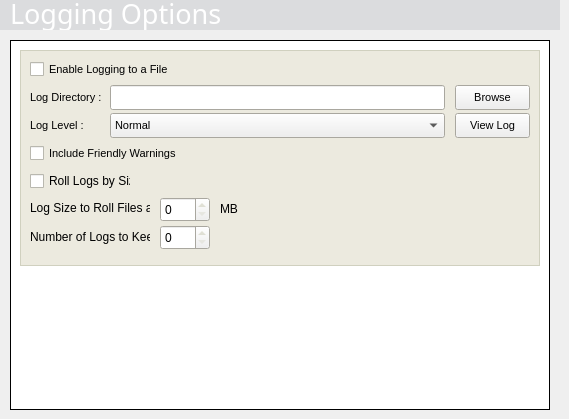
    <widget class="QWidget" name="widgetStackLoggingEditPage" >
     <widget class="QFrame" name="backgroundHeaderLoggingEdit" >
      <property name="geometry" >
       <rect>
        <x>0</x>
        <y>0</y>
        <width>560</width>
        <height>30</height>
       </rect>
      </property>
      <property name="minimumSize" >
       <size>
        <width>560</width>
        <height>30</height>
       </size>
      </property>
      <property name="maximumSize" >
       <size>
        <width>560</width>
        <height>30</height>
       </size>
      </property>
      <property name="palette" >
       <palette>
        <active>
         <colorrole role="Base" >
          <brush brushstyle="SolidPattern" >
           <color alpha="255" >
            <red>255</red>
            <green>255</green>
            <blue>255</blue>
           </color>
          </brush>
         </colorrole>
         <colorrole role="Window" >
          <brush brushstyle="SolidPattern" >
           <color alpha="255" >
            <red>219</red>
            <green>220</green>
            <blue>222</blue>
           </color>
          </brush>
         </colorrole>
        </active>
        <inactive>
         <colorrole role="Base" >
          <brush brushstyle="SolidPattern" >
           <color alpha="255" >
            <red>255</red>
            <green>255</green>
            <blue>255</blue>
           </color>
          </brush>
         </colorrole>
         <colorrole role="Window" >
          <brush brushstyle="SolidPattern" >
           <color alpha="255" >
            <red>219</red>
            <green>220</green>
            <blue>222</blue>
           </color>
          </brush>
         </colorrole>
        </inactive>
        <disabled>
         <colorrole role="Base" >
          <brush brushstyle="SolidPattern" >
           <color alpha="255" >
            <red>219</red>
            <green>220</green>
            <blue>222</blue>
           </color>
          </brush>
         </colorrole>
         <colorrole role="Window" >
          <brush brushstyle="SolidPattern" >
           <color alpha="255" >
            <red>219</red>
            <green>220</green>
            <blue>222</blue>
           </color>
          </brush>
         </colorrole>
        </disabled>
       </palette>
      </property>
      <property name="autoFillBackground" >
       <bool>true</bool>
      </property>
      <property name="frameShape" >
       <enum>QFrame::NoFrame</enum>
      </property>
      <property name="frameShadow" >
       <enum>QFrame::Plain</enum>
      </property>
      <property name="lineWidth" >
       <number>0</number>
      </property>
      <widget class="QLabel" name="headerLoggingEdit" >
       <property name="geometry" >
        <rect>
         <x>10</x>
         <y>-5</y>
         <width>480</width>
         <height>35</height>
        </rect>
       </property>
       <property name="minimumSize" >
        <size>
         <width>480</width>
         <height>35</height>
        </size>
       </property>
       <property name="maximumSize" >
        <size>
         <width>480</width>
         <height>35</height>
        </size>
       </property>
       <property name="palette" >
        <palette>
         <active>
          <colorrole role="WindowText" >
           <brush brushstyle="SolidPattern" >
            <color alpha="255" >
             <red>255</red>
             <green>255</green>
             <blue>255</blue>
            </color>
           </brush>
          </colorrole>
         </active>
         <inactive>
          <colorrole role="WindowText" >
           <brush brushstyle="SolidPattern" >
            <color alpha="255" >
             <red>255</red>
             <green>255</green>
             <blue>255</blue>
            </color>
           </brush>
          </colorrole>
         </inactive>
         <disabled>
          <colorrole role="WindowText" >
           <brush brushstyle="SolidPattern" >
            <color alpha="255" >
             <red>119</red>
             <green>119</green>
             <blue>119</blue>
            </color>
           </brush>
          </colorrole>
         </disabled>
        </palette>
       </property>
       <property name="font" >
        <font>
         <family>Utah MT</family>
         <pointsize>20</pointsize>
         <weight>50</weight>
         <bold>false</bold>
        </font>
       </property>
       <property name="lineWidth" >
        <number>0</number>
       </property>
       <property name="text" >
        <string>Logging Options</string>
       </property>
       <property name="alignment" >
        <set>Qt::AlignLeading|Qt::AlignLeft|Qt::AlignTop</set>
       </property>
       <property name="indent" >
        <number>0</number>
       </property>
      </widget>
     </widget>
     <widget class="QFrame" name="whiteFrameLogging" >
      <property name="geometry" >
       <rect>
        <x>10</x>
        <y>40</y>
        <width>540</width>
        <height>370</height>
       </rect>
      </property>
      <property name="minimumSize" >
       <size>
        <width>540</width>
        <height>370</height>
       </size>
      </property>
      <property name="maximumSize" >
       <size>
        <width>540</width>
        <height>370</height>
       </size>
      </property>
      <property name="palette" >
       <palette>
        <active>
         <colorrole role="Base" >
          <brush brushstyle="SolidPattern" >
           <color alpha="255" >
            <red>255</red>
            <green>255</green>
            <blue>255</blue>
           </color>
          </brush>
         </colorrole>
         <colorrole role="Window" >
          <brush brushstyle="SolidPattern" >
           <color alpha="255" >
            <red>255</red>
            <green>255</green>
            <blue>255</blue>
           </color>
          </brush>
         </colorrole>
        </active>
        <inactive>
         <colorrole role="Base" >
          <brush brushstyle="SolidPattern" >
           <color alpha="255" >
            <red>255</red>
            <green>255</green>
            <blue>255</blue>
           </color>
          </brush>
         </colorrole>
         <colorrole role="Window" >
          <brush brushstyle="SolidPattern" >
           <color alpha="255" >
            <red>255</red>
            <green>255</green>
            <blue>255</blue>
           </color>
          </brush>
         </colorrole>
        </inactive>
        <disabled>
         <colorrole role="Base" >
          <brush brushstyle="SolidPattern" >
           <color alpha="255" >
            <red>255</red>
            <green>255</green>
            <blue>255</blue>
           </color>
          </brush>
         </colorrole>
         <colorrole role="Window" >
          <brush brushstyle="SolidPattern" >
           <color alpha="255" >
            <red>255</red>
            <green>255</green>
            <blue>255</blue>
           </color>
          </brush>
         </colorrole>
        </disabled>
       </palette>
      </property>
      <property name="autoFillBackground" >
       <bool>true</bool>
      </property>
      <property name="frameShape" >
       <enum>QFrame::Box</enum>
      </property>
      <property name="frameShadow" >
       <enum>QFrame::Plain</enum>
      </property>
      <widget class="QFrame" name="dataFrameLogging" >
       <property name="geometry" >
        <rect>
         <x>10</x>
         <y>10</y>
         <width>520</width>
         <height>216</height>
        </rect>
       </property>
       <property name="minimumSize" >
        <size>
         <width>520</width>
         <height>216</height>
        </size>
       </property>
       <property name="maximumSize" >
        <size>
         <width>520</width>
         <height>216</height>
        </size>
       </property>
       <property name="palette" >
        <palette>
         <active>
          <colorrole role="WindowText" >
           <brush brushstyle="SolidPattern" >
            <color alpha="255" >
             <red>208</red>
             <green>208</green>
             <blue>191</blue>
            </color>
           </brush>
          </colorrole>
          <colorrole role="Base" >
           <brush brushstyle="SolidPattern" >
            <color alpha="255" >
             <red>255</red>
             <green>255</green>
             <blue>255</blue>
            </color>
           </brush>
          </colorrole>
          <colorrole role="Window" >
           <brush brushstyle="SolidPattern" >
            <color alpha="255" >
             <red>236</red>
             <green>234</green>
             <blue>223</blue>
            </color>
           </brush>
          </colorrole>
         </active>
         <inactive>
          <colorrole role="WindowText" >
           <brush brushstyle="SolidPattern" >
            <color alpha="255" >
             <red>208</red>
             <green>208</green>
             <blue>191</blue>
            </color>
           </brush>
          </colorrole>
          <colorrole role="Base" >
           <brush brushstyle="SolidPattern" >
            <color alpha="255" >
             <red>255</red>
             <green>255</green>
             <blue>255</blue>
            </color>
           </brush>
          </colorrole>
          <colorrole role="Window" >
           <brush brushstyle="SolidPattern" >
            <color alpha="255" >
             <red>236</red>
             <green>234</green>
             <blue>223</blue>
            </color>
           </brush>
          </colorrole>
         </inactive>
         <disabled>
          <colorrole role="WindowText" >
           <brush brushstyle="SolidPattern" >
            <color alpha="255" >
             <red>119</red>
             <green>119</green>
             <blue>119</blue>
            </color>
           </brush>
          </colorrole>
          <colorrole role="Base" >
           <brush brushstyle="SolidPattern" >
            <color alpha="255" >
             <red>236</red>
             <green>234</green>
             <blue>223</blue>
            </color>
           </brush>
          </colorrole>
          <colorrole role="Window" >
           <brush brushstyle="SolidPattern" >
            <color alpha="255" >
             <red>236</red>
             <green>234</green>
             <blue>223</blue>
            </color>
           </brush>
          </colorrole>
         </disabled>
        </palette>
       </property>
       <property name="autoFillBackground" >
        <bool>true</bool>
       </property>
       <property name="frameShape" >
        <enum>QFrame::Box</enum>
       </property>
       <property name="frameShadow" >
        <enum>QFrame::Plain</enum>
       </property>
       <widget class="QLabel" name="labelLoggingLogDirectory" >
        <property name="geometry" >
         <rect>
          <x>10</x>
          <y>38</y>
          <width>71</width>
          <height>18</height>
         </rect>
        </property>
        <property name="sizePolicy" >
         <sizepolicy vsizetype="Fixed" hsizetype="Fixed" >
          <horstretch>0</horstretch>
          <verstretch>0</verstretch>
         </sizepolicy>
        </property>
        <property name="minimumSize" >
         <size>
          <width>0</width>
          <height>18</height>
         </size>
        </property>
        <property name="maximumSize" >
         <size>
          <width>16777215</width>
          <height>18</height>
         </size>
        </property>
        <property name="palette" >
         <palette>
          <active>
           <colorrole role="WindowText" >
            <brush brushstyle="SolidPattern" >
             <color alpha="255" >
              <red>0</red>
              <green>0</green>
              <blue>0</blue>
             </color>
            </brush>
           </colorrole>
          </active>
          <inactive>
           <colorrole role="WindowText" >
            <brush brushstyle="SolidPattern" >
             <color alpha="255" >
              <red>0</red>
              <green>0</green>
              <blue>0</blue>
             </color>
            </brush>
           </colorrole>
          </inactive>
          <disabled>
           <colorrole role="WindowText" >
            <brush brushstyle="SolidPattern" >
             <color alpha="255" >
              <red>119</red>
              <green>119</green>
              <blue>119</blue>
             </color>
            </brush>
           </colorrole>
          </disabled>
         </palette>
        </property>
        <property name="font" >
         <font>
          <pointsize>8</pointsize>
         </font>
        </property>
        <property name="text" >
         <string>Log Directory :</string>
        </property>
       </widget>
       <widget class="QLabel" name="labelLoggingLogLevel" >
        <property name="geometry" >
         <rect>
          <x>10</x>
          <y>66</y>
          <width>71</width>
          <height>18</height>
         </rect>
        </property>
        <property name="sizePolicy" >
         <sizepolicy vsizetype="Fixed" hsizetype="Fixed" >
          <horstretch>0</horstretch>
          <verstretch>0</verstretch>
         </sizepolicy>
        </property>
        <property name="minimumSize" >
         <size>
          <width>71</width>
          <height>18</height>
         </size>
        </property>
        <property name="maximumSize" >
         <size>
          <width>71</width>
          <height>18</height>
         </size>
        </property>
        <property name="palette" >
         <palette>
          <active>
           <colorrole role="WindowText" >
            <brush brushstyle="SolidPattern" >
             <color alpha="255" >
              <red>0</red>
              <green>0</green>
              <blue>0</blue>
             </color>
            </brush>
           </colorrole>
          </active>
          <inactive>
           <colorrole role="WindowText" >
            <brush brushstyle="SolidPattern" >
             <color alpha="255" >
              <red>0</red>
              <green>0</green>
              <blue>0</blue>
             </color>
            </brush>
           </colorrole>
          </inactive>
          <disabled>
           <colorrole role="WindowText" >
            <brush brushstyle="SolidPattern" >
             <color alpha="255" >
              <red>119</red>
              <green>119</green>
              <blue>119</blue>
             </color>
            </brush>
           </colorrole>
          </disabled>
         </palette>
        </property>
        <property name="font" >
         <font>
          <pointsize>8</pointsize>
         </font>
        </property>
        <property name="text" >
         <string>Log Level : </string>
        </property>
       </widget>
       <widget class="QCheckBox" name="dataCheckboxIncludeFriendlyWarnings" >
        <property name="geometry" >
         <rect>
          <x>10</x>
          <y>94</y>
          <width>421</width>
          <height>18</height>
         </rect>
        </property>
        <property name="minimumSize" >
         <size>
          <width>0</width>
          <height>18</height>
         </size>
        </property>
        <property name="maximumSize" >
         <size>
          <width>16777215</width>
          <height>18</height>
         </size>
        </property>
        <property name="palette" >
         <palette>
          <active>
           <colorrole role="WindowText" >
            <brush brushstyle="SolidPattern" >
             <color alpha="255" >
              <red>0</red>
              <green>0</green>
              <blue>0</blue>
             </color>
            </brush>
           </colorrole>
          </active>
          <inactive>
           <colorrole role="WindowText" >
            <brush brushstyle="SolidPattern" >
             <color alpha="255" >
              <red>0</red>
              <green>0</green>
              <blue>0</blue>
             </color>
            </brush>
           </colorrole>
          </inactive>
          <disabled>
           <colorrole role="WindowText" >
            <brush brushstyle="SolidPattern" >
             <color alpha="255" >
              <red>119</red>
              <green>119</green>
              <blue>119</blue>
             </color>
            </brush>
           </colorrole>
          </disabled>
         </palette>
        </property>
        <property name="font" >
         <font>
          <pointsize>8</pointsize>
         </font>
        </property>
        <property name="text" >
         <string>Include Friendly Warnings</string>
        </property>
       </widget>
       <widget class="QCheckBox" name="dataCheckboxEnableLoggingToFile" >
        <property name="geometry" >
         <rect>
          <x>10</x>
          <y>10</y>
          <width>421</width>
          <height>18</height>
         </rect>
        </property>
        <property name="minimumSize" >
         <size>
          <width>0</width>
          <height>18</height>
         </size>
        </property>
        <property name="maximumSize" >
         <size>
          <width>16777215</width>
          <height>18</height>
         </size>
        </property>
        <property name="palette" >
         <palette>
          <active>
           <colorrole role="WindowText" >
            <brush brushstyle="SolidPattern" >
             <color alpha="255" >
              <red>0</red>
              <green>0</green>
              <blue>0</blue>
             </color>
            </brush>
           </colorrole>
          </active>
          <inactive>
           <colorrole role="WindowText" >
            <brush brushstyle="SolidPattern" >
             <color alpha="255" >
              <red>0</red>
              <green>0</green>
              <blue>0</blue>
             </color>
            </brush>
           </colorrole>
          </inactive>
          <disabled>
           <colorrole role="WindowText" >
            <brush brushstyle="SolidPattern" >
             <color alpha="255" >
              <red>119</red>
              <green>119</green>
              <blue>119</blue>
             </color>
            </brush>
           </colorrole>
          </disabled>
         </palette>
        </property>
        <property name="font" >
         <font>
          <pointsize>8</pointsize>
         </font>
        </property>
        <property name="text" >
         <string>Enable Logging to a File</string>
        </property>
       </widget>
       <widget class="QLineEdit" name="dataFieldLoggingLogDirectory" >
        <property name="geometry" >
         <rect>
          <x>90</x>
          <y>35</y>
          <width>335</width>
          <height>25</height>
         </rect>
        </property>
        <property name="minimumSize" >
         <size>
          <width>335</width>
          <height>25</height>
         </size>
        </property>
        <property name="maximumSize" >
         <size>
          <width>335</width>
          <height>25</height>
         </size>
        </property>
        <property name="font" >
         <font>
          <pointsize>8</pointsize>
         </font>
        </property>
       </widget>
       <widget class="QPushButton" name="buttonLoggingBrowse" >
        <property name="geometry" >
         <rect>
          <x>435</x>
          <y>35</y>
          <width>75</width>
          <height>25</height>
         </rect>
        </property>
        <property name="sizePolicy" >
         <sizepolicy vsizetype="Fixed" hsizetype="Fixed" >
          <horstretch>0</horstretch>
          <verstretch>0</verstretch>
         </sizepolicy>
        </property>
        <property name="minimumSize" >
         <size>
          <width>75</width>
          <height>25</height>
         </size>
        </property>
        <property name="maximumSize" >
         <size>
          <width>75</width>
          <height>25</height>
         </size>
        </property>
        <property name="font" >
         <font>
          <pointsize>8</pointsize>
         </font>
        </property>
        <property name="text" >
         <string>Browse</string>
        </property>
       </widget>
       <widget class="QPushButton" name="buttonLoggingViewLog" >
        <property name="geometry" >
         <rect>
          <x>435</x>
          <y>63</y>
          <width>75</width>
          <height>25</height>
         </rect>
        </property>
        <property name="sizePolicy" >
         <sizepolicy vsizetype="Fixed" hsizetype="Fixed" >
          <horstretch>0</horstretch>
          <verstretch>0</verstretch>
         </sizepolicy>
        </property>
        <property name="minimumSize" >
         <size>
          <width>75</width>
          <height>25</height>
         </size>
        </property>
        <property name="maximumSize" >
         <size>
          <width>75</width>
          <height>25</height>
         </size>
        </property>
        <property name="font" >
         <font>
          <pointsize>8</pointsize>
         </font>
        </property>
        <property name="text" >
         <string>View Log</string>
        </property>
       </widget>
       <widget class="QComboBox" name="dataComboLoggingLogLevel" >
        <property name="geometry" >
         <rect>
          <x>90</x>
          <y>63</y>
          <width>335</width>
          <height>25</height>
         </rect>
        </property>
        <property name="minimumSize" >
         <size>
          <width>0</width>
          <height>25</height>
         </size>
        </property>
        <property name="maximumSize" >
         <size>
          <width>16777215</width>
          <height>25</height>
         </size>
        </property>
        <property name="font" >
         <font>
          <pointsize>8</pointsize>
         </font>
        </property>
        <item>
         <property name="text" >
          <string>Normal</string>
         </property>
        </item>
        <item>
         <property name="text" >
          <string>Verbose</string>
         </property>
        </item>
        <item>
         <property name="text" >
          <string>Debug</string>
         </property>
        </item>
       </widget>
       <widget class="QLabel" name="labelLoggingLogSizeUnits" >
        <property name="geometry" >
         <rect>
          <x>200</x>
          <y>150</y>
          <width>46</width>
          <height>18</height>
         </rect>
        </property>
        <property name="palette" >
         <palette>
          <active>
           <colorrole role="WindowText" >
            <brush brushstyle="SolidPattern" >
             <color alpha="255" >
              <red>0</red>
              <green>0</green>
              <blue>0</blue>
             </color>
            </brush>
           </colorrole>
          </active>
          <inactive>
           <colorrole role="WindowText" >
            <brush brushstyle="SolidPattern" >
             <color alpha="255" >
              <red>0</red>
              <green>0</green>
              <blue>0</blue>
             </color>
            </brush>
           </colorrole>
          </inactive>
          <disabled>
           <colorrole role="WindowText" >
            <brush brushstyle="SolidPattern" >
             <color alpha="255" >
              <red>119</red>
              <green>119</green>
              <blue>119</blue>
             </color>
            </brush>
           </colorrole>
          </disabled>
         </palette>
        </property>
        <property name="text" >
         <string>MB</string>
        </property>
       </widget>
       <widget class="QLabel" name="labelLoggingNumberOfLogs" >
        <property name="geometry" >
         <rect>
          <x>10</x>
          <y>178</y>
          <width>120</width>
          <height>18</height>
         </rect>
        </property>
        <property name="palette" >
         <palette>
          <active>
           <colorrole role="WindowText" >
            <brush brushstyle="SolidPattern" >
             <color alpha="255" >
              <red>0</red>
              <green>0</green>
              <blue>0</blue>
             </color>
            </brush>
           </colorrole>
          </active>
          <inactive>
           <colorrole role="WindowText" >
            <brush brushstyle="SolidPattern" >
             <color alpha="255" >
              <red>0</red>
              <green>0</green>
              <blue>0</blue>
             </color>
            </brush>
           </colorrole>
          </inactive>
          <disabled>
           <colorrole role="WindowText" >
            <brush brushstyle="SolidPattern" >
             <color alpha="255" >
              <red>119</red>
              <green>119</green>
              <blue>119</blue>
             </color>
            </brush>
           </colorrole>
          </disabled>
         </palette>
        </property>
        <property name="text" >
         <string>Number of Logs to Keep :</string>
        </property>
       </widget>
       <widget class="QSpinBox" name="dataFieldLogSizeToRoll" >
        <property name="geometry" >
         <rect>
          <x>140</x>
          <y>147</y>
          <width>50</width>
          <height>25</height>
         </rect>
        </property>
       </widget>
       <widget class="QLabel" name="labelLoggingLogSizeToRoll" >
        <property name="geometry" >
         <rect>
          <x>10</x>
          <y>150</y>
          <width>120</width>
          <height>16</height>
         </rect>
        </property>
        <property name="palette" >
         <palette>
          <active>
           <colorrole role="WindowText" >
            <brush brushstyle="SolidPattern" >
             <color alpha="255" >
              <red>0</red>
              <green>0</green>
              <blue>0</blue>
             </color>
            </brush>
           </colorrole>
          </active>
          <inactive>
           <colorrole role="WindowText" >
            <brush brushstyle="SolidPattern" >
             <color alpha="255" >
              <red>0</red>
              <green>0</green>
              <blue>0</blue>
             </color>
            </brush>
           </colorrole>
          </inactive>
          <disabled>
           <colorrole role="WindowText" >
            <brush brushstyle="SolidPattern" >
             <color alpha="255" >
              <red>119</red>
              <green>119</green>
              <blue>119</blue>
             </color>
            </brush>
           </colorrole>
          </disabled>
         </palette>
        </property>
        <property name="text" >
         <string>Log Size to Roll Files at :</string>
        </property>
       </widget>
       <widget class="QCheckBox" name="dataCheckboxRollLogs" >
        <property name="geometry" >
         <rect>
          <x>10</x>
          <y>122</y>
          <width>101</width>
          <height>18</height>
         </rect>
        </property>
        <property name="palette" >
         <palette>
          <active>
           <colorrole role="WindowText" >
            <brush brushstyle="SolidPattern" >
             <color alpha="255" >
              <red>0</red>
              <green>0</green>
              <blue>0</blue>
             </color>
            </brush>
           </colorrole>
          </active>
          <inactive>
           <colorrole role="WindowText" >
            <brush brushstyle="SolidPattern" >
             <color alpha="255" >
              <red>0</red>
              <green>0</green>
              <blue>0</blue>
             </color>
            </brush>
           </colorrole>
          </inactive>
          <disabled>
           <colorrole role="WindowText" >
            <brush brushstyle="SolidPattern" >
             <color alpha="255" >
              <red>119</red>
              <green>119</green>
              <blue>119</blue>
             </color>
            </brush>
           </colorrole>
          </disabled>
         </palette>
        </property>
        <property name="text" >
         <string>Roll Logs by Size</string>
        </property>
       </widget>
       <widget class="QSpinBox" name="dataFieldNumberOfLogs" >
        <property name="geometry" >
         <rect>
          <x>140</x>
          <y>175</y>
          <width>50</width>
          <height>25</height>
         </rect>
        </property>
       </widget>
      </widget>
     </widget>
    </widget>
